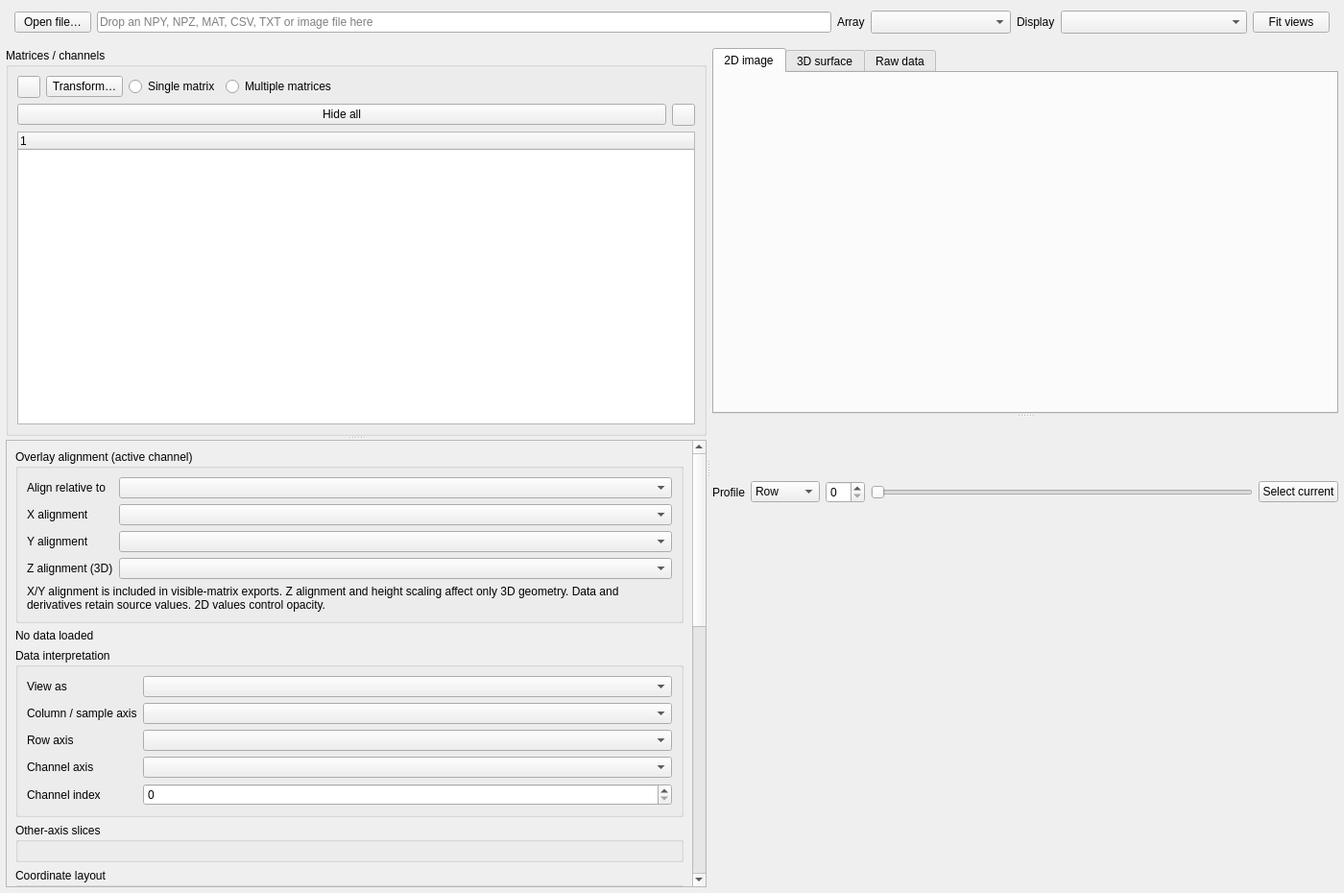
<?xml version="1.0" encoding="UTF-8"?>
<ui version="4.0">
 <class>ViewerWindow</class>
 <widget class="QMainWindow" name="ViewerWindow">
  <property name="geometry">
   <rect>
    <x>0</x>
    <y>0</y>
    <width>1400</width>
    <height>930</height>
   </rect>
  </property>
  <property name="minimumSize">
   <size>
    <width>980</width>
    <height>680</height>
   </size>
  </property>
  <property name="windowTitle">
   <string>Matrix Viewer — NPY / NPZ / MAT / CSV / TXT / Images</string>
  </property>
  <widget class="QWidget" name="central_widget" native="true">
   <layout class="QVBoxLayout" name="window_layout" stretch="0,1">
    <property name="leftMargin">
     <number>6</number>
    </property>
    <property name="topMargin">
     <number>2</number>
    </property>
    <property name="rightMargin">
     <number>6</number>
    </property>
    <property name="bottomMargin">
     <number>6</number>
    </property>
    <item>
     <widget class="QWidget" name="file_bar" native="true">
      <layout class="QHBoxLayout" name="file_actions" stretch="0,1,0,0,0,0,0">
       <item>
        <widget class="QPushButton" name="open_file_button">
         <property name="text">
          <string>Open file…</string>
         </property>
        </widget>
       </item>
       <item>
        <widget class="QLineEdit" name="path_label">
         <property name="readOnly">
          <bool>true</bool>
         </property>
         <property name="placeholderText">
          <string>Drop an NPY, NPZ, MAT, CSV, TXT or image file here</string>
         </property>
        </widget>
       </item>
       <item>
        <widget class="QLabel" name="archive_label">
         <property name="text">
          <string>Array</string>
         </property>
        </widget>
       </item>
       <item>
        <widget class="NoWheelComboBox" name="archive_key">
         <property name="sizeAdjustPolicy">
          <enum>QComboBox::AdjustToMinimumContentsLengthWithIcon</enum>
         </property>
         <property name="minimumContentsLength">
          <number>12</number>
         </property>
        </widget>
       </item>
       <item>
        <widget class="QLabel" name="display_label">
         <property name="text">
          <string>Display</string>
         </property>
        </widget>
       </item>
       <item>
        <widget class="NoWheelComboBox" name="display_channel">
         <property name="sizeAdjustPolicy">
          <enum>QComboBox::AdjustToMinimumContentsLengthWithIcon</enum>
         </property>
         <property name="minimumContentsLength">
          <number>18</number>
         </property>
        </widget>
       </item>
       <item>
        <widget class="QPushButton" name="fit_views_button">
         <property name="text">
          <string>Fit views</string>
         </property>
        </widget>
       </item>
      </layout>
     </widget>
    </item>
    <item>
     <widget class="QSplitter" name="main_split">
      <property name="orientation">
       <enum>Qt::Horizontal</enum>
      </property>
      <widget class="QSplitter" name="workspace_split">
       <property name="orientation">
        <enum>Qt::Vertical</enum>
       </property>
       <property name="childrenCollapsible">
        <bool>false</bool>
       </property>
       <widget class="QGroupBox" name="matrix_box">
        <property name="title">
         <string>Matrices / channels</string>
        </property>
        <layout class="QVBoxLayout" name="matrix_panel_layout">
         <item>
          <layout class="QHBoxLayout" name="matrix_panel_bar">
           <item>
            <widget class="QToolButton" name="add_overlay">
             <property name="toolTip">
              <string>Open one or more files, or choose Open and replace from the arrow menu. Files can also be dropped anywhere in the window.</string>
             </property>
            </widget>
           </item>
           <item>
            <widget class="QPushButton" name="fourier_button">
             <property name="text">
              <string>Transform…</string>
             </property>
            </widget>
           </item>
           <item>
            <widget class="QRadioButton" name="single_matrix_mode">
             <property name="text">
              <string>Single matrix</string>
             </property>
             <property name="toolTip">
              <string>Click a channel or single-channel matrix to show it exclusively. Click a multichannel matrix to expand its channels.</string>
             </property>
            </widget>
           </item>
           <item>
            <widget class="QRadioButton" name="multiple_matrix_mode">
             <property name="text">
              <string>Multiple matrices</string>
             </property>
             <property name="toolTip">
              <string>Use channel checkboxes to overlay compatible matrices/channels. Row clicks only choose the editing target.</string>
             </property>
            </widget>
           </item>
           <item>
            <spacer name="matrix_panel_bar_spacer">
             <property name="orientation">
              <enum>Qt::Horizontal</enum>
             </property>
             <property name="sizeHint">
              <size>
               <width>0</width>
               <height>0</height>
              </size>
             </property>
            </spacer>
           </item>
          </layout>
         </item>
         <item>
          <layout class="QHBoxLayout" name="matrix_panel_actions">
           <item>
            <widget class="QPushButton" name="none_visible">
             <property name="text">
              <string>Hide all</string>
             </property>
            </widget>
           </item>
           <item>
            <widget class="QToolButton" name="remove_matrix">
             <property name="toolTip">
              <string>Close the selected matrix and its channels. The source file is unchanged.</string>
             </property>
            </widget>
           </item>
          </layout>
         </item>
         <item>
          <widget class="ChannelTree" name="matrix_list">
           <property name="minimumSize">
            <size>
             <width>0</width>
             <height>90</height>
            </size>
           </property>
           <property name="indentation">
            <number>14</number>
           </property>
           <property name="toolTip">
            <string>Single matrix: click a channel or single-channel matrix to show it. Multichannel matrices expand without changing visibility. Multiple matrices: click rows to edit and use checkboxes to combine channels. F2 renames the matrix.</string>
           </property>
          </widget>
         </item>
        </layout>
       </widget>
       <widget class="QScrollArea" name="control_scroll">
        <property name="widgetResizable">
         <bool>true</bool>
        </property>
        <property name="minimumSize">
         <size>
          <width>360</width>
          <height>0</height>
         </size>
        </property>
        <property name="horizontalScrollBarPolicy">
         <enum>Qt::ScrollBarAlwaysOff</enum>
        </property>
        <widget class="QWidget" name="controls" native="true">
         <layout class="QVBoxLayout" name="viewer_controls_layout">
          <item>
           <widget class="QGroupBox" name="alignment_box">
            <property name="title">
             <string>Overlay alignment (active channel)</string>
            </property>
            <layout class="QFormLayout" name="overlay_alignment_form">
             <item row="0" column="0">
              <widget class="QLabel" name="overlay_alignment_align_relative_to_label">
               <property name="text">
                <string>Align relative to</string>
               </property>
               <property name="buddy">
                <cstring>reference</cstring>
               </property>
              </widget>
             </item>
             <item row="0" column="1">
              <widget class="NoWheelComboBox" name="reference">
               <property name="toolTip">
                <string>Shared reference for checked channels. Clicking matrix/channel rows does not change the reference.</string>
               </property>
              </widget>
             </item>
             <item row="1" column="0">
              <widget class="QLabel" name="overlay_alignment_x_alignment_label">
               <property name="text">
                <string>X alignment</string>
               </property>
               <property name="buddy">
                <cstring>alignment_x</cstring>
               </property>
              </widget>
             </item>
             <item row="1" column="1">
              <widget class="NoWheelComboBox" name="alignment_x" />
             </item>
             <item row="2" column="0">
              <widget class="QLabel" name="overlay_alignment_y_alignment_label">
               <property name="text">
                <string>Y alignment</string>
               </property>
               <property name="buddy">
                <cstring>alignment_y</cstring>
               </property>
              </widget>
             </item>
             <item row="2" column="1">
              <widget class="NoWheelComboBox" name="alignment_y" />
             </item>
             <item row="3" column="0">
              <widget class="QLabel" name="overlay_alignment_z_alignment_3d_label">
               <property name="text">
                <string>Z alignment (3D)</string>
               </property>
               <property name="buddy">
                <cstring>alignment_z</cstring>
               </property>
              </widget>
             </item>
             <item row="3" column="1">
              <widget class="NoWheelComboBox" name="alignment_z">
               <property name="toolTip">
                <string>Align visible Z ranges to the reference after height scaling. Affects 3D geometry only; images, profiles and numeric exports keep source values.</string>
               </property>
              </widget>
             </item>
             <item row="4" column="0" colspan="2">
              <widget class="QLabel" name="overlay_alignment_note">
               <property name="text">
                <string>X/Y alignment is included in visible-matrix exports. Z alignment and height scaling affect only 3D geometry. Data and derivatives retain source values. 2D values control opacity.</string>
               </property>
               <property name="wordWrap">
                <bool>true</bool>
               </property>
              </widget>
             </item>
            </layout>
           </widget>
          </item>
          <item>
           <widget class="QLabel" name="info">
            <property name="text">
             <string>No data loaded</string>
            </property>
            <property name="wordWrap">
             <bool>true</bool>
            </property>
           </widget>
          </item>
          <item>
           <widget class="QGroupBox" name="viewer_controls_axes_box">
            <property name="title">
             <string>Data interpretation</string>
            </property>
            <layout class="QFormLayout" name="viewer_controls_form">
             <item row="0" column="0">
              <widget class="QLabel" name="viewer_controls_view_as_label">
               <property name="text">
                <string>View as</string>
               </property>
               <property name="buddy">
                <cstring>mode</cstring>
               </property>
              </widget>
             </item>
             <item row="0" column="1">
              <widget class="NoWheelComboBox" name="mode" />
             </item>
             <item row="1" column="0">
              <widget class="QLabel" name="viewer_controls_column_sample_axis_label">
               <property name="text">
                <string>Column / sample axis</string>
               </property>
               <property name="buddy">
                <cstring>x_axis</cstring>
               </property>
              </widget>
             </item>
             <item row="1" column="1">
              <widget class="NoWheelComboBox" name="x_axis" />
             </item>
             <item row="2" column="0">
              <widget class="QLabel" name="viewer_controls_row_axis_label">
               <property name="text">
                <string>Row axis</string>
               </property>
               <property name="buddy">
                <cstring>y_axis</cstring>
               </property>
              </widget>
             </item>
             <item row="2" column="1">
              <widget class="NoWheelComboBox" name="y_axis" />
             </item>
             <item row="3" column="0">
              <widget class="QLabel" name="viewer_controls_channel_axis_2_label">
               <property name="text">
                <string>Channel axis</string>
               </property>
               <property name="buddy">
                <cstring>channel_axis</cstring>
               </property>
              </widget>
             </item>
             <item row="3" column="1">
              <widget class="NoWheelComboBox" name="channel_axis" />
             </item>
             <item row="4" column="0">
              <widget class="QLabel" name="viewer_controls_channel_index_label">
               <property name="text">
                <string>Channel index</string>
               </property>
               <property name="buddy">
                <cstring>channel</cstring>
               </property>
              </widget>
             </item>
             <item row="4" column="1">
              <widget class="NoWheelSpinBox" name="channel" />
             </item>
            </layout>
           </widget>
          </item>
          <item>
           <widget class="QGroupBox" name="slice_box">
            <property name="title">
             <string>Other-axis slices</string>
            </property>
            <layout class="QFormLayout" name="slice_form" />
           </widget>
          </item>
          <item>
           <widget class="QGroupBox" name="coordinate_box">
            <property name="title">
             <string>Coordinate layout</string>
            </property>
            <layout class="QFormLayout" name="viewer_controls_coordinate_form">
             <item row="0" column="0">
              <widget class="QLabel" name="viewer_controls_coordinates_stored_in_label">
               <property name="text">
                <string>Coordinates stored in</string>
               </property>
               <property name="buddy">
                <cstring>coordinate_axis</cstring>
               </property>
              </widget>
             </item>
             <item row="0" column="1">
              <widget class="NoWheelComboBox" name="coordinate_axis" />
             </item>
             <item row="1" column="0">
              <widget class="QLabel" name="coord_x_label">
               <property name="text">
                <string>X</string>
               </property>
               <property name="buddy">
                <cstring>coord_x</cstring>
               </property>
              </widget>
             </item>
             <item row="1" column="1">
              <widget class="NoWheelComboBox" name="coord_x" />
             </item>
             <item row="2" column="0">
              <widget class="QLabel" name="coord_y_label">
               <property name="text">
                <string>Y</string>
               </property>
               <property name="buddy">
                <cstring>coord_y</cstring>
               </property>
              </widget>
             </item>
             <item row="2" column="1">
              <widget class="NoWheelComboBox" name="coord_y" />
             </item>
             <item row="3" column="0">
              <widget class="QLabel" name="coord_z_label">
               <property name="text">
                <string>Z</string>
               </property>
               <property name="buddy">
                <cstring>coord_z</cstring>
               </property>
              </widget>
             </item>
             <item row="3" column="1">
              <widget class="NoWheelComboBox" name="coord_z" />
             </item>
             <item row="4" column="0" colspan="2">
              <widget class="QPushButton" name="viewer_controls_swap">
               <property name="text">
                <string>Swap X / Y</string>
               </property>
              </widget>
             </item>
            </layout>
           </widget>
          </item>
          <item>
           <widget class="QGroupBox" name="crop_box">
            <property name="title">
             <string>Crop by source index (inclusive)</string>
            </property>
            <layout class="QFormLayout" name="index_crop_form">
             <item row="0" column="0">
              <widget class="QLabel" name="crop_x_fields_label">
               <property name="text">
                <string>X range</string>
               </property>
              </widget>
             </item>
             <item row="0" column="1">
              <layout class="QHBoxLayout" name="crop_x_fields">
               <item>
                <widget class="NoWheelSpinBox" name="crop_x_start" />
               </item>
               <item>
                <widget class="QLabel" name="crop_x_to">
                 <property name="text">
                  <string>to</string>
                 </property>
                </widget>
               </item>
               <item>
                <widget class="NoWheelSpinBox" name="crop_x_end" />
               </item>
              </layout>
             </item>
             <item row="1" column="0">
              <widget class="QLabel" name="crop_y_fields_label">
               <property name="text">
                <string>Y range</string>
               </property>
              </widget>
             </item>
             <item row="1" column="1">
              <layout class="QHBoxLayout" name="crop_y_fields">
               <item>
                <widget class="NoWheelSpinBox" name="crop_y_start" />
               </item>
               <item>
                <widget class="QLabel" name="crop_y_to">
                 <property name="text">
                  <string>to</string>
                 </property>
                </widget>
               </item>
               <item>
                <widget class="NoWheelSpinBox" name="crop_y_end" />
               </item>
              </layout>
             </item>
             <item row="2" column="0">
              <widget class="QPushButton" name="crop_apply">
               <property name="text">
                <string>Apply crop</string>
               </property>
              </widget>
             </item>
             <item row="2" column="1">
              <widget class="QPushButton" name="crop_reset">
               <property name="text">
                <string>Restore full range</string>
               </property>
              </widget>
             </item>
             <item row="3" column="0" colspan="2">
              <widget class="QLabel" name="crop_info">
               <property name="text">
                <string>X: columns / samples; Y: rows. Source indices are retained.</string>
               </property>
               <property name="wordWrap">
                <bool>true</bool>
               </property>
              </widget>
             </item>
            </layout>
           </widget>
          </item>
          <item>
           <widget class="QGroupBox" name="viewer_controls_filter_box">
            <property name="title">
             <string>Crop by value bounds</string>
            </property>
            <property name="toolTip">
             <string>Minimum and maximum are inclusive. Empty fields leave the corresponding bound open.</string>
            </property>
            <layout class="QFormLayout" name="viewer_controls_filters">
             <item row="0" column="0" colspan="2">
              <layout class="QHBoxLayout" name="viewer_controls_bounds_row" stretch="0,1,0,1">
               <item>
                <widget class="QLabel" name="viewer_controls_minimum_inline">
                 <property name="text">
                  <string>Minimum</string>
                 </property>
                </widget>
               </item>
               <item>
                <widget class="QLineEdit" name="filter_low">
                 <property name="placeholderText">
                  <string>No lower bound</string>
                 </property>
                </widget>
               </item>
               <item>
                <widget class="QLabel" name="viewer_controls_maximum_inline">
                 <property name="text">
                  <string>Maximum</string>
                 </property>
                </widget>
               </item>
               <item>
                <widget class="QLineEdit" name="filter_high">
                 <property name="placeholderText">
                  <string>No upper bound</string>
                 </property>
                </widget>
               </item>
              </layout>
             </item>
             <item row="1" column="0">
              <widget class="QLabel" name="viewer_controls_outside_bounds_label">
               <property name="text">
                <string>Outside bounds</string>
               </property>
               <property name="buddy">
                <cstring>filter_mode</cstring>
               </property>
              </widget>
             </item>
             <item row="1" column="1">
              <widget class="NoWheelComboBox" name="filter_mode" />
             </item>
             <item row="2" column="0" colspan="2">
              <widget class="QLabel" name="viewer_controls_filter_hint">
               <property name="text">
                <string>Clamp retains boundary values. Highlighting is optional; nonfinite and clipped samples stay excluded from derivatives.</string>
               </property>
               <property name="wordWrap">
                <bool>true</bool>
               </property>
              </widget>
             </item>
             <item row="3" column="0" colspan="2">
              <layout class="QHBoxLayout" name="viewer_controls_bounds_buttons">
               <item>
                <widget class="QPushButton" name="viewer_controls_apply_filter">
                 <property name="text">
                  <string>Apply</string>
                 </property>
                </widget>
               </item>
               <item>
                <widget class="QPushButton" name="revert_value_bounds">
                 <property name="text">
                  <string>Revert</string>
                 </property>
                 <property name="toolTip">
                  <string>Clear minimum and maximum and restore values within the current X/Y crop.</string>
                 </property>
                </widget>
               </item>
              </layout>
             </item>
            </layout>
           </widget>
          </item>
          <item>
           <widget class="QGroupBox" name="magnitude_controls">
            <property name="title">
             <string>Magnitude (dB)</string>
            </property>
            <layout class="QFormLayout" name="viewer_controls_magnitude">
             <item row="0" column="0">
              <widget class="QLabel" name="viewer_controls_magnitude_floor_label">
               <property name="text">
                <string>Magnitude floor</string>
               </property>
               <property name="buddy">
                <cstring>db_floor</cstring>
               </property>
              </widget>
             </item>
             <item row="0" column="1">
              <widget class="NoWheelDoubleSpinBox" name="db_floor">
               <property name="toolTip">
                <string>Magnitude relative to the selected region's peak (0 dB). Source complex values are unchanged.</string>
               </property>
              </widget>
             </item>
            </layout>
           </widget>
          </item>
          <item>
           <widget class="QGroupBox" name="sampling_controls">
            <property name="title">
             <string>Display sampling</string>
            </property>
            <layout class="QFormLayout" name="viewer_controls_sampling">
             <item row="0" column="0">
              <widget class="QLabel" name="viewer_controls_maximum_grid_edge_label">
               <property name="text">
                <string>Maximum grid edge</string>
               </property>
               <property name="buddy">
                <cstring>grid_sampling_controls</cstring>
               </property>
              </widget>
             </item>
             <item row="0" column="1">
              <widget class="QWidget" name="grid_sampling_controls" native="true">
               <layout class="QHBoxLayout" name="viewer_controls_edge_row" stretch="1,0">
                <property name="leftMargin">
                 <number>0</number>
                </property>
                <property name="topMargin">
                 <number>0</number>
                </property>
                <property name="rightMargin">
                 <number>0</number>
                </property>
                <property name="bottomMargin">
                 <number>0</number>
                </property>
                <property name="spacing">
                 <number>2</number>
                </property>
                <item>
                 <widget class="NoWheelSpinBox" name="max_edge">
                  <property name="toolTip">
                   <string>Maximum samples along the longer grid edge; the shorter edge follows its aspect ratio.
0 / All samples keeps every pixel. Source data and slice samples are unchanged.</string>
                  </property>
                 </widget>
                </item>
                <item>
                 <widget class="QToolButton" name="grid_sampling_presets">
                  <property name="text">
                   <string>Presets</string>
                  </property>
                 </widget>
                </item>
               </layout>
              </widget>
             </item>
             <item row="1" column="0">
              <widget class="QLabel" name="viewer_controls_maximum_cloud_points_label">
               <property name="text">
                <string>Maximum cloud points</string>
               </property>
               <property name="buddy">
                <cstring>max_points</cstring>
               </property>
              </widget>
             </item>
             <item row="1" column="1">
              <widget class="NoWheelSpinBox" name="max_points" />
             </item>
             <item row="2" column="0" colspan="2">
              <widget class="QLabel" name="viewer_controls_hint">
               <property name="text">
                <string>Grid size limits 2D points and 3D sampling. Set 0 for all samples. Image pixels, profiles and numeric exports retain full resolution.</string>
               </property>
               <property name="wordWrap">
                <bool>true</bool>
               </property>
              </widget>
             </item>
            </layout>
           </widget>
          </item>
          <item>
           <spacer name="viewer_controls_layout_spacer">
            <property name="orientation">
             <enum>Qt::Vertical</enum>
            </property>
            <property name="sizeHint">
             <size>
              <width>0</width>
              <height>0</height>
             </size>
            </property>
           </spacer>
          </item>
         </layout>
        </widget>
       </widget>
      </widget>
      <widget class="QWidget" name="right_panel" native="true">
       <layout class="QVBoxLayout" name="right_layout">
        <property name="leftMargin">
         <number>2</number>
        </property>
        <property name="topMargin">
         <number>0</number>
        </property>
        <property name="rightMargin">
         <number>0</number>
        </property>
        <property name="bottomMargin">
         <number>0</number>
        </property>
        <item>
         <widget class="QSplitter" name="vertical">
          <property name="orientation">
           <enum>Qt::Vertical</enum>
          </property>
          <property name="childrenCollapsible">
           <bool>false</bool>
          </property>
          <widget class="QTabWidget" name="tabs">
           <widget class="QStackedWidget" name="primary_view">
            <attribute name="title">
             <string>2D image</string>
            </attribute>
            <widget class="ImageView" name="image_view" />
           </widget>
           <widget class="QStackedWidget" name="secondary_view">
            <attribute name="title">
             <string>3D surface</string>
            </attribute>
            <widget class="SurfaceView" name="surface_view" />
           </widget>
           <widget class="RawDataView" name="raw_view">
            <attribute name="title">
             <string>Raw data</string>
            </attribute>
           </widget>
          </widget>
          <widget class="QWidget" name="profile_area" native="true">
           <layout class="QVBoxLayout" name="profile_layout">
            <property name="leftMargin">
             <number>0</number>
            </property>
            <property name="topMargin">
             <number>2</number>
            </property>
            <property name="rightMargin">
             <number>0</number>
            </property>
            <property name="bottomMargin">
             <number>0</number>
            </property>
            <item>
             <widget class="QWidget" name="profile_controls" native="true">
              <layout class="QVBoxLayout" name="profile_selector_layout">
               <property name="leftMargin">
                <number>0</number>
               </property>
               <property name="topMargin">
                <number>0</number>
               </property>
               <property name="rightMargin">
                <number>0</number>
               </property>
               <property name="bottomMargin">
                <number>0</number>
               </property>
               <item>
                <layout class="QHBoxLayout" name="profile_selector_selector" stretch="0,0,0,1,0">
                 <item>
                  <widget class="QLabel" name="profile_selector_profile_inline">
                   <property name="text">
                    <string>Profile</string>
                   </property>
                  </widget>
                 </item>
                 <item>
                  <widget class="NoWheelComboBox" name="profile_direction">
                   <item>
                    <property name="text">
                     <string>Row</string>
                    </property>
                   </item>
                   <item>
                    <property name="text">
                     <string>Column</string>
                    </property>
                   </item>
                  </widget>
                 </item>
                 <item>
                  <widget class="OptionalIndexSpinBox" name="profile_index" />
                 </item>
                 <item>
                  <widget class="QSlider" name="profile_slider">
                   <property name="orientation">
                    <enum>Qt::Horizontal</enum>
                   </property>
                  </widget>
                 </item>
                 <item>
                  <widget class="QPushButton" name="profile_toggle">
                   <property name="text">
                    <string>Select current</string>
                   </property>
                  </widget>
                 </item>
                </layout>
               </item>
              </layout>
             </widget>
            </item>
            <item>
             <widget class="ProfileView" name="profile_view" />
            </item>
            <item>
             <widget class="OverlayProfile" name="overlay_profile" />
            </item>
           </layout>
          </widget>
         </widget>
        </item>
        <item>
         <widget class="QLabel" name="hint">
          <property name="wordWrap">
           <bool>true</bool>
          </property>
         </widget>
        </item>
       </layout>
      </widget>
     </widget>
    </item>
   </layout>
  </widget>
 </widget>
 <customwidgets>
  <customwidget>
   <class>ImageView</class>
   <extends>QWidget</extends>
   <header>.image_view</header>
  </customwidget>
  <customwidget>
   <class>NoWheelComboBox</class>
   <extends>QComboBox</extends>
   <header>utils.qt_widgets</header>
  </customwidget>
  <customwidget>
   <class>ProfileView</class>
   <extends>QWidget</extends>
   <header>.profile_view</header>
  </customwidget>
  <customwidget>
   <class>RawDataView</class>
   <extends>QWidget</extends>
   <header>.raw_view</header>
  </customwidget>
  <customwidget>
   <class>SurfaceView</class>
   <extends>QWidget</extends>
   <header>.surface_view</header>
  </customwidget>
  <customwidget>
   <class>NoWheelDoubleSpinBox</class>
   <extends>QDoubleSpinBox</extends>
   <header>utils.qt_widgets</header>
  </customwidget>
  <customwidget>
   <class>NoWheelSpinBox</class>
   <extends>QSpinBox</extends>
   <header>utils.qt_widgets</header>
  </customwidget>
  <customwidget>
   <class>OptionalIndexSpinBox</class>
   <extends>QSpinBox</extends>
   <header>.qt_widgets</header>
  </customwidget>
  <customwidget>
   <class>ChannelTree</class>
   <extends>QTreeWidget</extends>
   <header>.channel_tree</header>
  </customwidget>
  <customwidget>
   <class>OverlayProfile</class>
   <extends>QWidget</extends>
   <header>.overlay_profile</header>
  </customwidget>
 </customwidgets>
 <resources />
 <connections />
</ui>
